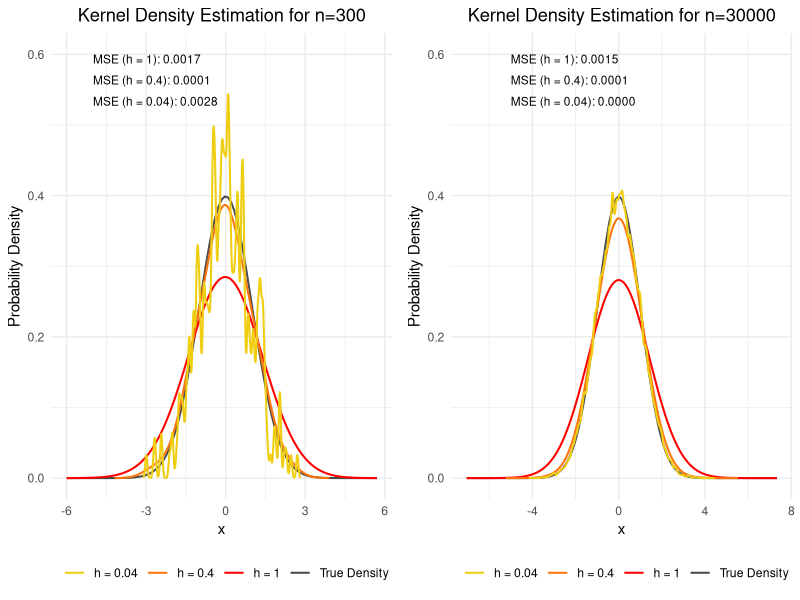

Generate this figure with R:
library(ggplot2)
library(gridExtra) # for arranging plots side by side

set.seed(42) # for reproducibility

# Assuming 'data_vector' contains the data points you wish to plot
data_small_n <- rnorm(n = 300, mean = 0, sd = 1)  # Replace this with your actual data
df_small_n <- data.frame(x = data_small_n)

# Calculate the kernel density estimates with different bandwidths
kde1_small <- density(data_small_n, bw = 1)
kde2_small <- density(data_small_n, bw = 0.4)
kde3_small <- density(data_small_n, bw = 0.04)

# Convert density objects to data frames for ggplot
df_kde1_small <- data.frame(x = kde1_small$x, y = kde1_small$y)
df_kde2_small <- data.frame(x = kde2_small$x, y = kde2_small$y)
df_kde3_small <- data.frame(x = kde3_small$x, y = kde3_small$y)

# True density function for the standard normal distribution
true_density <- function(x) dnorm(x, mean = 0, sd = 1)

# Calculate true density values at the KDE x-values
true_dens1_small <- true_density(df_kde1_small$x)
true_dens2_small <- true_density(df_kde2_small$x)
true_dens3_small <- true_density(df_kde3_small$x)

# Compute MSE for each bandwidth
mse1_small <- mean((df_kde1_small$y - true_dens1_small)^2)
mse2_small <- mean((df_kde2_small$y - true_dens2_small)^2)
mse3_small <- mean((df_kde3_small$y - true_dens3_small)^2)


# Base plot with true PDF for small n
plot_small_n <- ggplot(df_small_n, aes(x = x)) +
  stat_function(fun = dnorm, args = list(mean = 0, sd = 1), 
                aes(color = "True Density"), linetype = 1, size = 0.7, alpha = 0.7) +
  geom_line(data = df_kde1_small, aes(x = x, y = y, color = "h = 1"), size = 0.7) +
  geom_line(data = df_kde2_small, aes(x = x, y = y, color = "h = 0.4"), size = 0.7) +
  geom_line(data = df_kde3_small, aes(x = x, y = y, color = "h = 0.04"), size = 0.7) +
  theme_minimal()+
  labs(title = "Kernel Density Estimation for n=300", y = "Probability Density") +
  theme(plot.title = element_text(hjust = 0.5)) +
  scale_color_manual("", values = c("True Density" = "#000000", "h = 1" = "#FF0000", "h = 0.4" = "#ff740a", "h = 0.04" = "#efce12")) +
  scale_y_continuous(limits = c(NA, 0.6)) +
  theme(legend.position = "bottom") +
  annotate("text", x = -5, y = 0.6, hjust = 0, vjust = 1.0, label = sprintf("MSE (h = 1): %.4f", mse1_small), color = "#000000", size = 3) +
  annotate("text", x = -5, y = 0.57, hjust = 0, vjust = 1.0, label = sprintf("MSE (h = 0.4): %.4f", mse2_small), color = "#000000", size = 3) +
  annotate("text", x = -5, y = 0.54, hjust = 0, vjust = 1.0, label = sprintf("MSE (h = 0.04): %.4f", mse3_small), color = "#000000", size = 3)

# Data with large n
data_large_n <- rnorm(n = 30000, mean = 0, sd = 1)
df_large_n <- data.frame(x = data_large_n)

# Calculate the kernel density estimates with different bandwidths for large n
kde1_large <- density(data_large_n, bw = 1)
kde2_large <- density(data_large_n, bw = 0.4)
kde3_large <- density(data_large_n, bw = 0.04)

# Convert density objects to data frames for ggplot for large n
df_kde1_large <- data.frame(x = kde1_large$x, y = kde1_large$y)
df_kde2_large <- data.frame(x = kde2_large$x, y = kde2_large$y)
df_kde3_large <- data.frame(x = kde3_large$x, y = kde3_large$y)

# Calculate true density values at the KDE x-values
true_dens1_large <- true_density(df_kde1_large$x)
true_dens2_large <- true_density(df_kde2_large$x)
true_dens3_large <- true_density(df_kde3_large$x)

# Compute MSE for each bandwidth
mse1_large <- mean((df_kde1_large$y - true_dens1_large)^2)
mse2_large <- mean((df_kde2_large$y - true_dens2_large)^2)
mse3_large <- mean((df_kde3_large$y - true_dens3_large)^2)

# Base plot with true PDF for large n
plot_large_n <- ggplot(df_large_n, aes(x = x)) +
  stat_function(fun = dnorm, args = list(mean = 0, sd = 1), 
                aes(color = "True Density"), linetype = 1, size = 0.7, alpha = 0.7) +
  geom_line(data = data.frame(x = kde1_large$x, y = kde1_large$y), aes(x = x, y = y, color = "h = 1"), size = 0.7) +
  geom_line(data = data.frame(x = kde2_large$x, y = kde2_large$y), aes(x = x, y = y, color = "h = 0.4"), size = 0.7) +
  geom_line(data = data.frame(x = kde3_large$x, y = kde3_large$y), aes(x = x, y = y, color = "h = 0.04"), size = 0.7) +
  theme_minimal()+
  labs(title = "Kernel Density Estimation for n=30000", y = "Probability Density") +
  theme(plot.title = element_text(hjust = 0.5)) +
  theme(legend.position = "bottom") +
  scale_color_manual("", values = c("True Density" = "#000000", "h = 1" = "#FF0000", "h = 0.4" = "#ff740a", "h = 0.04" = "#efce12")) +
  scale_y_continuous(limits = c(NA, 0.6)) +
  annotate("text", x = -5, y = 0.6, hjust = 0, vjust = 1.0, label = sprintf("MSE (h = 1): %.4f", mse1_large), color = "#000000", size = 3) +
  annotate("text", x = -5, y = 0.57, hjust = 0, vjust = 1.0, label = sprintf("MSE (h = 0.4): %.4f", mse2_large), color = "#000000", size = 3) +
  annotate("text", x = -5, y = 0.54, hjust = 0, vjust = 1.0, label = sprintf("MSE (h = 0.04): %.4f", mse3_large), color = "#000000", size = 3)
  
# Combine and display the plots with custom legend
combined_plot <- grid.arrange(plot_small_n, plot_large_n, ncol = 2)

print(combined_plot)

BLD <- file.path(getwd(),"bld")

if (!dir.exists(BLD)) {
dir.create(BLD, recursive = TRUE)
}

ggsave(filename = file.path(BLD, "var_bias_plot.png"), plot = combined_plot, width = 10, height = 5, dpi = 500)
